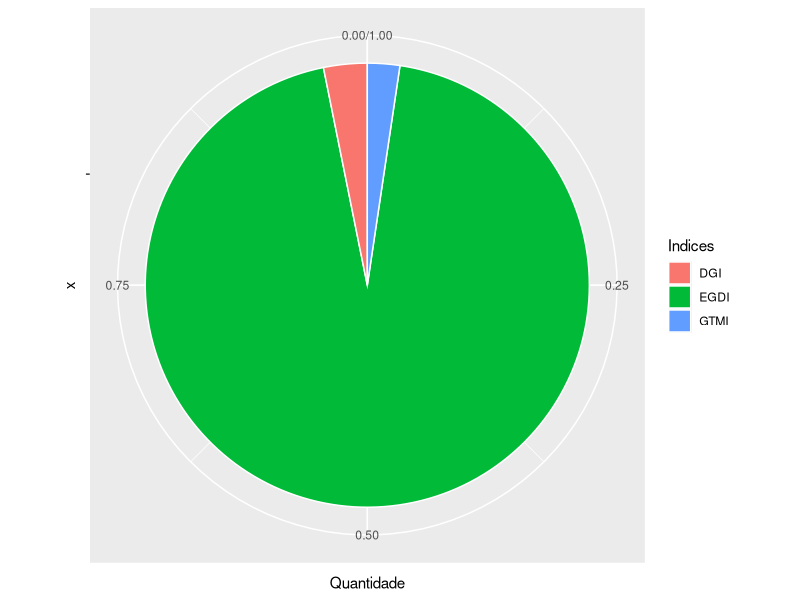
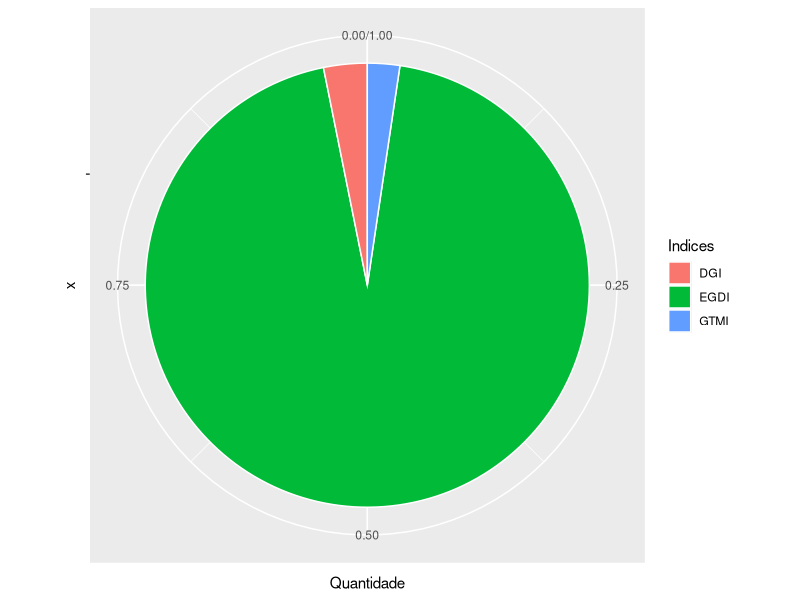

Generate these figures, in order, with R:
library(tidyverse)
library(tidyr)

df <- data.frame(
    EGDI = 16800,
    DGI = 563,
    GTMI = 418
)

df_longer <- pivot_longer(
    data = df,
    cols = everything(),
    names_to = 'Indices',
    values_to = 'Quantidade'
) %>%
mutate(Total = sum(Quantidade)) %>%
mutate(Quantidade = Quantidade / Total)

ggplot(df_longer, aes(x = "", y = Quantidade, fill = Indices)) +
    geom_bar(stat = "identity", width=1, color="white") +
    coord_polar("y", start=0)

ggsave(
    'C:/Users/lazar/Master-Dissertation/figuras/egov_indices.png', 
    dpi=300,
    width = 25.4,
    height = 15.24,
    units = "cm"
)
